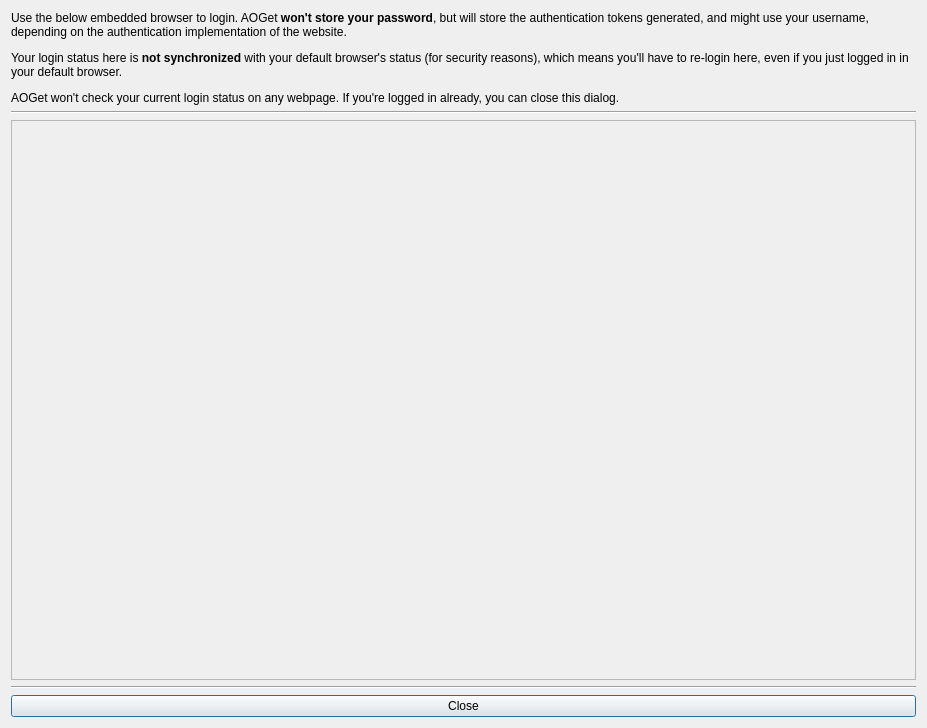
<?xml version="1.0" encoding="UTF-8"?>
<ui version="4.0">
 <class>Dialog</class>
 <widget class="QDialog" name="Dialog">
  <property name="geometry">
   <rect>
    <x>0</x>
    <y>0</y>
    <width>927</width>
    <height>728</height>
   </rect>
  </property>
  <property name="windowTitle">
   <string>Web Login</string>
  </property>
  <property name="windowIcon">
   <iconset>
    <normaloff>../resources/icons/user.svg</normaloff>../resources/icons/user.svg</iconset>
  </property>
  <layout class="QVBoxLayout" name="verticalLayout" stretch="0,0,1,0,0">
   <item>
    <widget class="QLabel" name="label">
     <property name="text">
      <string>&lt;html&gt;&lt;head/&gt;&lt;body&gt;&lt;p&gt;Use the below embedded browser to login. AOGet&lt;span style=&quot; font-weight:600;&quot;&gt; won't store your password&lt;/span&gt;, but will store the authentication tokens generated, and might use your username, depending on the authentication implementation of the website.&lt;/p&gt;
&lt;p&gt;Your login status here is &lt;b&gt;not synchronized &lt;/b&gt;with your default browser's status (for security reasons), which means you'll have to re-login here, even if you just logged in in your default browser.&lt;/p&gt;
&lt;p&gt;AOGet won't check your current login status on any webpage. If you're logged in already, you can close this dialog.&lt;/p&gt;&lt;/body&gt;&lt;/html&gt;</string>
     </property>
     <property name="wordWrap">
      <bool>true</bool>
     </property>
    </widget>
   </item>
   <item>
    <widget class="Line" name="line">
     <property name="orientation">
      <enum>Qt::Horizontal</enum>
     </property>
    </widget>
   </item>
   <item>
    <widget class="QFrame" name="frameWebview">
     <property name="frameShape">
      <enum>QFrame::StyledPanel</enum>
     </property>
     <property name="frameShadow">
      <enum>QFrame::Raised</enum>
     </property>
    </widget>
   </item>
   <item>
    <widget class="Line" name="line_2">
     <property name="orientation">
      <enum>Qt::Horizontal</enum>
     </property>
    </widget>
   </item>
   <item>
    <widget class="QPushButton" name="btnClose">
     <property name="text">
      <string>Close</string>
     </property>
    </widget>
   </item>
  </layout>
 </widget>
 <resources/>
 <connections/>
</ui>
